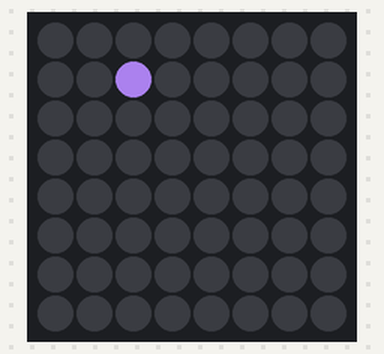
This program was run on a simulated Raspberry Pi (BCM pin numbers) with a Sense HAT. Parts: the Sense HAT's 8×8 RGB LED matrix. Random numbers come from a fixed seed.

Above: at 0.17 s.
At 5.03 s:
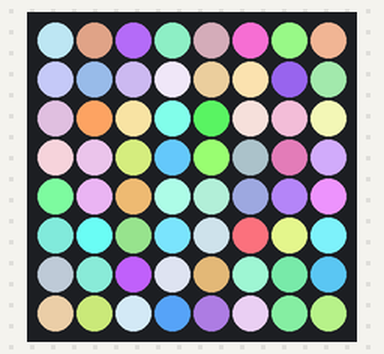
At 9.9 s:
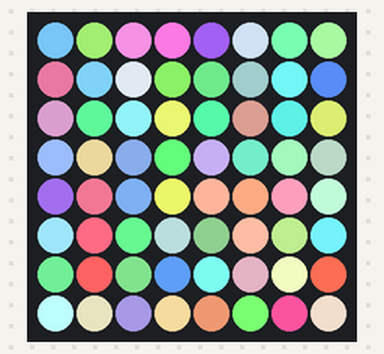
At 19.93 s:
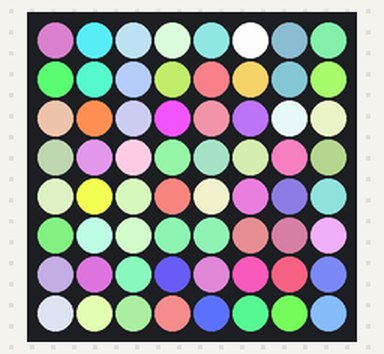
At 29.97 s:
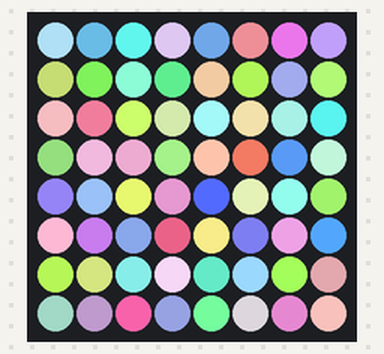
At 39.7 s:
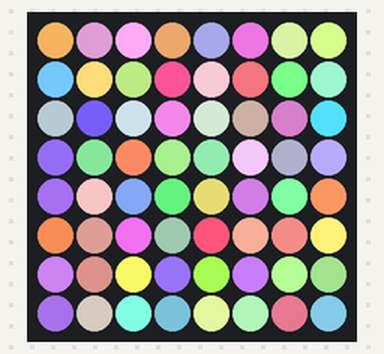

The program:

sparkles.py
```python
from sense_hat import SenseHat
from random    import randint
from time      import sleep

sense = SenseHat()

WIDTH  = 8
HEIGHT = 8
CLEAR  = False
SPEED  = 10 # smaller is faster

msleep = lambda x: sleep(x / 1000)

sense.clear()

while True:
    x = randint(0, WIDTH-1)
    y = randint(0, HEIGHT-1)
    r = randint(80, 255)
    g = randint(80, 255)
    b = randint(80, 255)
    sense.set_pixel(x, y, r, g, b)
    msleep(SPEED)
    if CLEAR:
        sense.clear()
```
